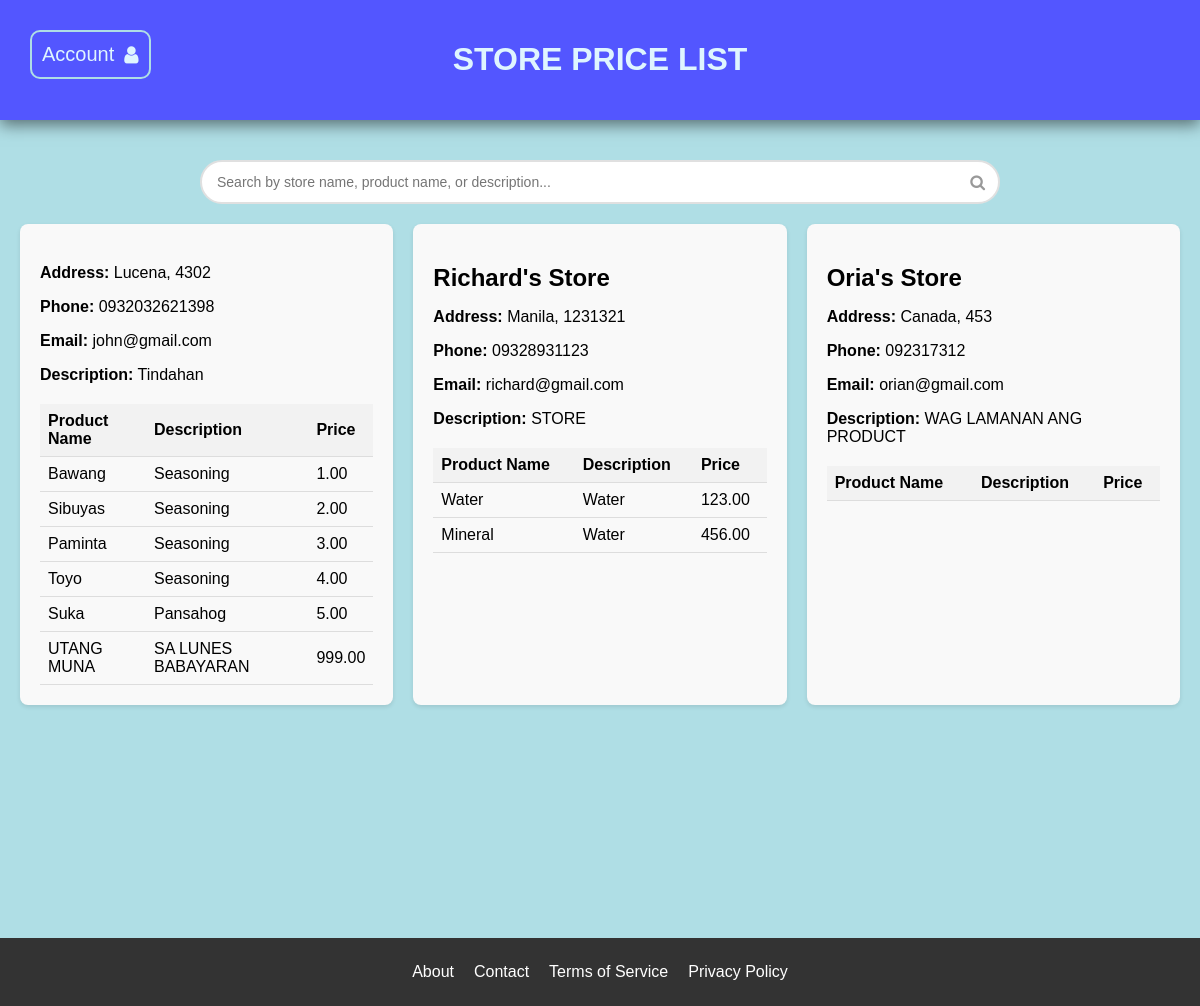
/, run on an earlier commit of the app's database.
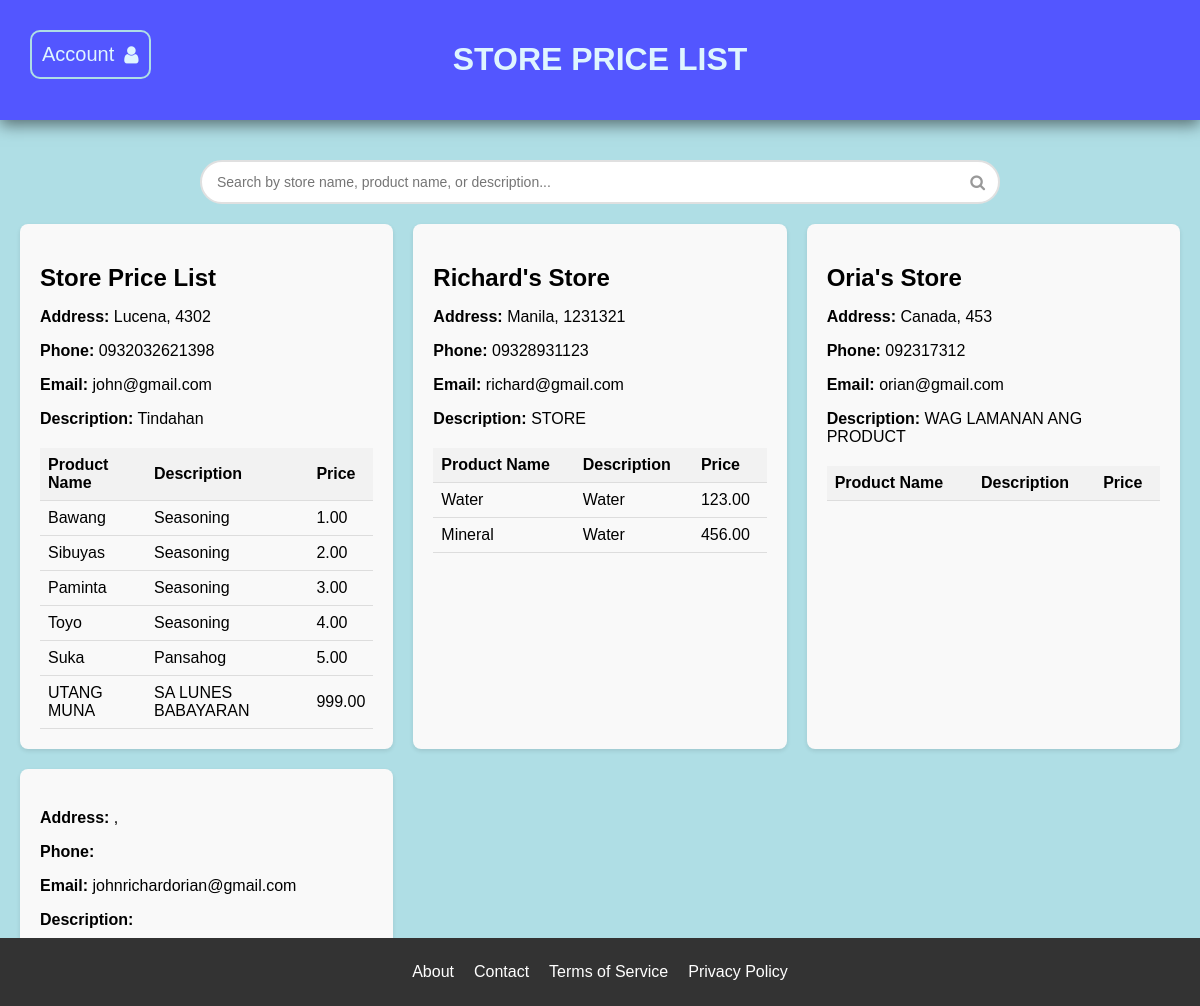
And on a later commit of the database.
### myapp/models.py (models this page shows, shortened)
class StoreProfile(models.Model):
    user = models.OneToOneField(User, on_delete=models.CASCADE, null=True, blank=True)
    store_name = models.CharField('Store Name', max_length=100)
    address = models.CharField(max_length=100)
    zip_code = models.CharField('Zip Code', max_length=15)
    phone = models.CharField('Phone', max_length=25)
    email_address = models.EmailField('Email Address')
    description = models.TextField(blank=True)

class Inventory(models.Model):
    product_id = models.AutoField(primary_key=True)
    user = models.ForeignKey(User, blank=True, null=True, on_delete=models.CASCADE)
    store_profile = models.ForeignKey(StoreProfile, blank=True, null=True, on_delete=models.CASCADE)
    product_name = models.CharField('Product Name', max_length=100)
    product_description = models.TextField(blank=True)
    price = models.DecimalField('Price', max_digits=10, decimal_places=2)

### myapp/views.py (the view, shortened to what this page needs)
# urls.py: 2. Add a URL to urlpatterns:  path('', views.home, name='home')
def home(request):
    store_list = StoreProfile.objects.all()
    inventory_list = Inventory.objects.all()
    search_query = request.GET.get('search', '').strip()
    return render(request, 'home.html', {
        'store_list': store_list,
        'inventory_list': inventory_list,
        'search_query': search_query
    })

### myapp/templates/home.html (shortened to what the changed rows need)
    {% extends "base.html" %}
    {% load static %}
    {% block style %}
        <link rel="stylesheet" href="{% static 'css/styles.css' %}">
        <link rel="stylesheet" href="{% static 'css/headerStyles.css' %}">
        <link rel="stylesheet" href="{% static 'css/sectionStyles.css' %}">
        <link rel="stylesheet" href="{% static 'css/footerStyles.css' %}">
        <link rel="stylesheet" href="https://cdnjs.cloudflare.com/ajax/libs/font-awesome/4.7.0/css/font-awesome.min.css">
    {% endblock %}
    {% block body %}
        <header>
            <div class="divTitle">
                <h1>STORE PRICE LIST</h1>
            </div>
        </header>
        <section class="section-container">
            <div class="store-list">
                {% for store in store_list %}
                    <div class="store-item">
                        <h2 class="store-name">{{ store.store_name }}</h2>
                        <p><strong>Address:</strong> {{ store.address }}, {{ store.zip_code }}</p>
                        <p><strong>Phone:</strong> {{ store.phone }}</p>
                        <p><strong>Email:</strong> {{ store.email_address }}</p>
                        <p><strong>Description:</strong> {{ store.description }}</p>
                        <table class="inventory-table">
                            <thead>
                                <tr>
                                    <th>Product Name</th>
                                    <th>Description</th>
                                    <th>Price</th>
                                </tr>
                            </thead>
                            <tbody>
                                {% for inventory in inventory_list %}
                                    {% if inventory.store_profile == store %}
                                        <tr>
                                            <td>{{ inventory.product_name }}</td>
                                            <td>{{ inventory.product_description }}</td>
                                            <td>{{ inventory.price }}</td>
                                        </tr>
                                    {% endif %}
                                {% endfor %}
                            </tbody>
                        </table>
                    </div>
                {% endfor %}
            </div>
        </section>
    {%  endblock %}

What changed in the data, as far as the page shows it:
changed StoreProfile "Lucena": store_name (not shown) → "Store Price List"
added StoreProfile: email_address "johnrichardorian@gmail.com"
